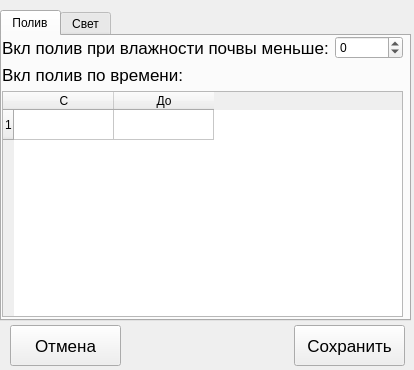
<?xml version="1.0" encoding="UTF-8"?>
<ui version="4.0">
 <class>Settings</class>
 <widget class="QWidget" name="Settings">
  <property name="geometry">
   <rect>
    <x>0</x>
    <y>0</y>
    <width>414</width>
    <height>370</height>
   </rect>
  </property>
  <property name="windowTitle">
   <string>Настройки</string>
  </property>
  <widget class="QTabWidget" name="tabWidget_water">
   <property name="geometry">
    <rect>
     <x>0</x>
     <y>10</y>
     <width>411</width>
     <height>311</height>
    </rect>
   </property>
   <property name="currentIndex">
    <number>0</number>
   </property>
   <widget class="QWidget" name="water">
    <attribute name="title">
     <string>Полив</string>
    </attribute>
    <widget class="QWidget" name="layoutWidget">
     <property name="geometry">
      <rect>
       <x>0</x>
       <y>0</y>
       <width>401</width>
       <height>281</height>
      </rect>
     </property>
     <layout class="QVBoxLayout" name="verticalLayout">
      <item>
       <layout class="QHBoxLayout" name="horizontalLayout">
        <item>
         <widget class="QLabel" name="label">
          <property name="font">
           <font>
            <pointsize>13</pointsize>
           </font>
          </property>
          <property name="text">
           <string>Вкл полив при влажности почвы меньше:</string>
          </property>
         </widget>
        </item>
        <item>
         <widget class="QSpinBox" name="spinBox">
          <property name="minimum">
           <number>-1</number>
          </property>
          <property name="maximum">
           <number>100</number>
          </property>
         </widget>
        </item>
       </layout>
      </item>
      <item>
       <widget class="QLabel" name="label_2">
        <property name="font">
         <font>
          <pointsize>13</pointsize>
         </font>
        </property>
        <property name="text">
         <string>Вкл полив по времени:</string>
        </property>
       </widget>
      </item>
      <item>
       <widget class="QTableWidget" name="tableWidget">
        <row>
         <property name="text">
          <string>1</string>
         </property>
        </row>
        <column>
         <property name="text">
          <string>С</string>
         </property>
        </column>
        <column>
         <property name="text">
          <string>До</string>
         </property>
        </column>
       </widget>
      </item>
     </layout>
    </widget>
   </widget>
   <widget class="QWidget" name="light">
    <attribute name="title">
     <string>Свет</string>
    </attribute>
    <widget class="QWidget" name="layoutWidget">
     <property name="geometry">
      <rect>
       <x>0</x>
       <y>0</y>
       <width>401</width>
       <height>281</height>
      </rect>
     </property>
     <layout class="QVBoxLayout" name="verticalLayout_2">
      <item>
       <widget class="QLabel" name="label_3">
        <property name="font">
         <font>
          <pointsize>13</pointsize>
         </font>
        </property>
        <property name="text">
         <string>Вкл полив по времени:</string>
        </property>
       </widget>
      </item>
      <item>
       <widget class="QTableWidget" name="tableWidget_light">
        <row>
         <property name="text">
          <string>1</string>
         </property>
        </row>
        <column>
         <property name="text">
          <string>С</string>
         </property>
        </column>
        <column>
         <property name="text">
          <string>До</string>
         </property>
        </column>
       </widget>
      </item>
     </layout>
    </widget>
   </widget>
  </widget>
  <widget class="QPushButton" name="saveButton">
   <property name="geometry">
    <rect>
     <x>294</x>
     <y>325</y>
     <width>111</width>
     <height>41</height>
    </rect>
   </property>
   <property name="font">
    <font>
     <pointsize>13</pointsize>
    </font>
   </property>
   <property name="text">
    <string>Сохранить</string>
   </property>
  </widget>
  <widget class="QPushButton" name="cancelButton">
   <property name="geometry">
    <rect>
     <x>10</x>
     <y>325</y>
     <width>111</width>
     <height>41</height>
    </rect>
   </property>
   <property name="font">
    <font>
     <pointsize>13</pointsize>
    </font>
   </property>
   <property name="text">
    <string>Отмена</string>
   </property>
  </widget>
 </widget>
 <resources/>
 <connections/>
</ui>
